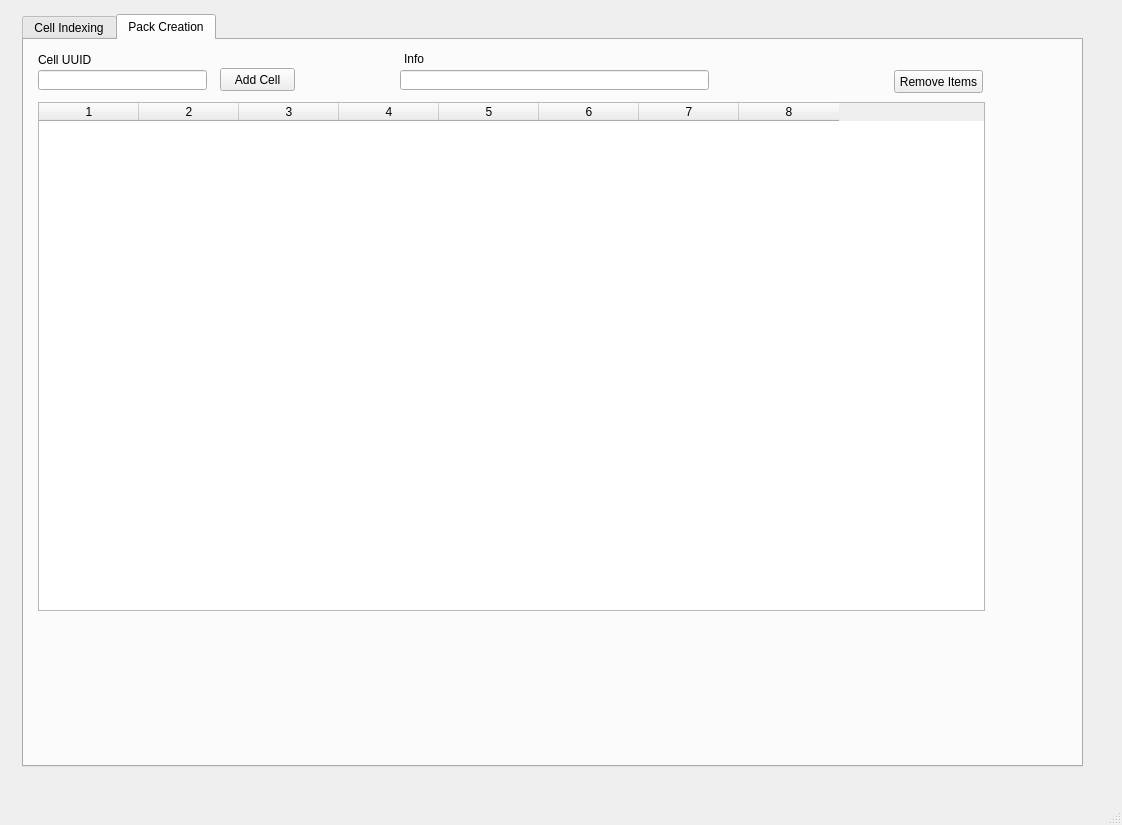
<?xml version="1.0" encoding="UTF-8"?>
<ui version="4.0">
 <class>MainWindow</class>
 <widget class="QMainWindow" name="MainWindow">
  <property name="geometry">
   <rect>
    <x>0</x>
    <y>0</y>
    <width>1122</width>
    <height>825</height>
   </rect>
  </property>
  <property name="windowTitle">
   <string>DIY Cell Indexer &amp; Repacker By Alex from deepcyclepower.com </string>
  </property>
  <widget class="QWidget" name="centralwidget">
   <widget class="QTabWidget" name="tabWidget">
    <property name="geometry">
     <rect>
      <x>22</x>
      <y>14</y>
      <width>1061</width>
      <height>753</height>
     </rect>
    </property>
    <property name="currentIndex">
     <number>1</number>
    </property>
    <widget class="QWidget" name="cell_indexing">
     <attribute name="title">
      <string>Cell Indexing</string>
     </attribute>
     <widget class="QPlainTextEdit" name="query_list_display_text">
      <property name="geometry">
       <rect>
        <x>14</x>
        <y>597</y>
        <width>949</width>
        <height>96</height>
       </rect>
      </property>
     </widget>
     <widget class="QTableWidget" name="available_cells">
      <property name="geometry">
       <rect>
        <x>14</x>
        <y>63</y>
        <width>947</width>
        <height>509</height>
       </rect>
      </property>
      <property name="rowCount">
       <number>0</number>
      </property>
      <property name="columnCount">
       <number>8</number>
      </property>
      <attribute name="horizontalHeaderDefaultSectionSize">
       <number>100</number>
      </attribute>
      <column/>
      <column/>
      <column/>
      <column/>
      <column/>
      <column/>
      <column/>
      <column/>
     </widget>
     <widget class="QLineEdit" name="min_cap">
      <property name="geometry">
       <rect>
        <x>575</x>
        <y>4</y>
        <width>71</width>
        <height>20</height>
       </rect>
      </property>
      <property name="text">
       <string>0</string>
      </property>
     </widget>
     <widget class="QLabel" name="label_2">
      <property name="geometry">
       <rect>
        <x>112</x>
        <y>4</y>
        <width>83</width>
        <height>16</height>
       </rect>
      </property>
      <property name="text">
       <string>IR</string>
      </property>
     </widget>
     <widget class="QLineEdit" name="max_cap">
      <property name="geometry">
       <rect>
        <x>575</x>
        <y>34</y>
        <width>71</width>
        <height>20</height>
       </rect>
      </property>
      <property name="text">
       <string>5000</string>
      </property>
     </widget>
     <widget class="QPushButton" name="load_all_cells">
      <property name="geometry">
       <rect>
        <x>655</x>
        <y>4</y>
        <width>75</width>
        <height>21</height>
       </rect>
      </property>
      <property name="text">
       <string>Load Cells</string>
      </property>
     </widget>
     <widget class="QWidget" name="horizontalLayoutWidget">
      <property name="geometry">
       <rect>
        <x>14</x>
        <y>17</y>
        <width>451</width>
        <height>37</height>
       </rect>
      </property>
      <layout class="QHBoxLayout" name="horizontalLayout">
       <item>
        <widget class="QLineEdit" name="capacity">
         <property name="text">
          <string/>
         </property>
        </widget>
       </item>
       <item>
        <widget class="QLineEdit" name="esr">
         <property name="text">
          <string/>
         </property>
        </widget>
       </item>
       <item>
        <widget class="QLineEdit" name="voltage">
         <property name="text">
          <string/>
         </property>
        </widget>
       </item>
       <item>
        <widget class="QLineEdit" name="device">
         <property name="text">
          <string/>
         </property>
        </widget>
       </item>
       <item>
        <widget class="QPushButton" name="add_cell">
         <property name="text">
          <string>Add Cell</string>
         </property>
        </widget>
       </item>
      </layout>
     </widget>
     <widget class="QLabel" name="label_52">
      <property name="geometry">
       <rect>
        <x>525</x>
        <y>9</y>
        <width>47</width>
        <height>13</height>
       </rect>
      </property>
      <property name="text">
       <string>Min. Cap:</string>
      </property>
     </widget>
     <widget class="QLabel" name="label">
      <property name="geometry">
       <rect>
        <x>14</x>
        <y>7</y>
        <width>47</width>
        <height>13</height>
       </rect>
      </property>
      <property name="text">
       <string>Capacity</string>
      </property>
     </widget>
     <widget class="QLabel" name="label_3">
      <property name="geometry">
       <rect>
        <x>204</x>
        <y>7</y>
        <width>46</width>
        <height>13</height>
       </rect>
      </property>
      <property name="text">
       <string>Voltage</string>
      </property>
     </widget>
     <widget class="QLabel" name="total_loaded_cells">
      <property name="geometry">
       <rect>
        <x>660</x>
        <y>39</y>
        <width>81</width>
        <height>16</height>
       </rect>
      </property>
      <property name="text">
       <string>Loaded: 0</string>
      </property>
     </widget>
     <widget class="QLabel" name="label_53">
      <property name="geometry">
       <rect>
        <x>520</x>
        <y>34</y>
        <width>51</width>
        <height>16</height>
       </rect>
      </property>
      <property name="text">
       <string>Max. Cap:</string>
      </property>
     </widget>
     <widget class="QLabel" name="label_4">
      <property name="geometry">
       <rect>
        <x>296</x>
        <y>4</y>
        <width>81</width>
        <height>16</height>
       </rect>
      </property>
      <property name="text">
       <string>Device Name</string>
      </property>
     </widget>
     <widget class="QPushButton" name="print_labels">
      <property name="geometry">
       <rect>
        <x>886</x>
        <y>32</y>
        <width>75</width>
        <height>23</height>
       </rect>
      </property>
      <property name="text">
       <string>Print Labels</string>
      </property>
     </widget>
    </widget>
    <widget class="QWidget" name="pack_creation">
     <attribute name="title">
      <string>Pack Creation</string>
     </attribute>
     <widget class="QTableWidget" name="indexed_cells">
      <property name="geometry">
       <rect>
        <x>14</x>
        <y>62</y>
        <width>947</width>
        <height>509</height>
       </rect>
      </property>
      <property name="rowCount">
       <number>0</number>
      </property>
      <property name="columnCount">
       <number>8</number>
      </property>
      <attribute name="horizontalHeaderDefaultSectionSize">
       <number>100</number>
      </attribute>
      <column/>
      <column/>
      <column/>
      <column/>
      <column/>
      <column/>
      <column/>
      <column/>
     </widget>
     <widget class="QLineEdit" name="cell_uuid">
      <property name="geometry">
       <rect>
        <x>14</x>
        <y>30</y>
        <width>169</width>
        <height>20</height>
       </rect>
      </property>
      <property name="text">
       <string/>
      </property>
     </widget>
     <widget class="QLabel" name="label_5">
      <property name="geometry">
       <rect>
        <x>14</x>
        <y>12</y>
        <width>63</width>
        <height>16</height>
       </rect>
      </property>
      <property name="text">
       <string>Cell UUID</string>
      </property>
     </widget>
     <widget class="QPushButton" name="add_cell_pack">
      <property name="geometry">
       <rect>
        <x>196</x>
        <y>28</y>
        <width>75</width>
        <height>23</height>
       </rect>
      </property>
      <property name="text">
       <string>Add Cell</string>
      </property>
     </widget>
     <widget class="QPushButton" name="remove_indexed_items">
      <property name="geometry">
       <rect>
        <x>870</x>
        <y>30</y>
        <width>89</width>
        <height>23</height>
       </rect>
      </property>
      <property name="text">
       <string>Remove Items</string>
      </property>
     </widget>
     <widget class="QLineEdit" name="info_box">
      <property name="geometry">
       <rect>
        <x>376</x>
        <y>30</y>
        <width>309</width>
        <height>20</height>
       </rect>
      </property>
      <property name="text">
       <string/>
      </property>
      <property name="readOnly">
       <bool>true</bool>
      </property>
     </widget>
     <widget class="QLabel" name="label_6">
      <property name="geometry">
       <rect>
        <x>380</x>
        <y>12</y>
        <width>47</width>
        <height>13</height>
       </rect>
      </property>
      <property name="text">
       <string>Info</string>
      </property>
     </widget>
    </widget>
   </widget>
  </widget>
  <widget class="QMenuBar" name="menubar">
   <property name="geometry">
    <rect>
     <x>0</x>
     <y>0</y>
     <width>1122</width>
     <height>21</height>
    </rect>
   </property>
  </widget>
  <widget class="QStatusBar" name="statusbar"/>
 </widget>
 <resources/>
 <connections/>
</ui>
